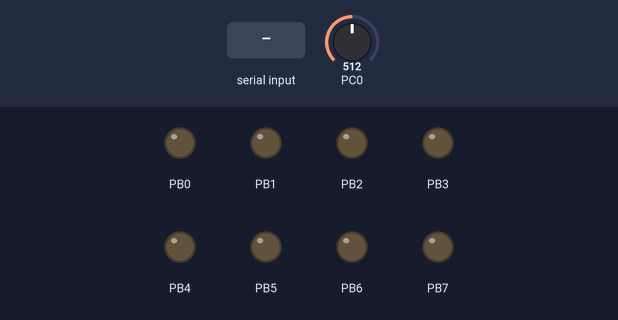
A program run on a simulated ATmega328P, built with avr-gcc and emulated at 16 MHz (the files do not name the chip). On the bench: output pins drawn as LEDs (lit = HIGH). The inputs (shaded band) are chosen by the test bench; at power-on: PC0 = 512. What the program prints to the serial monitor is not drawn.

Above: at 1.2 s.
1.3 s: "1" received over Serial
At 2.3 s:
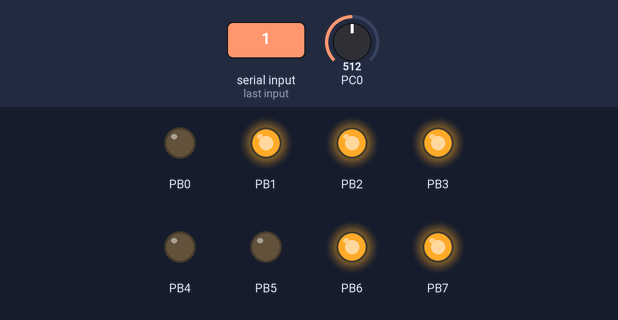
2.8 s: PC0 set to 306
At 3.3 s:
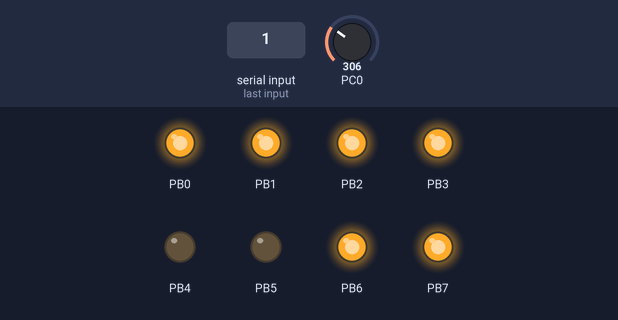
4.3 s: PC0 set to 511
At 5.2 s:
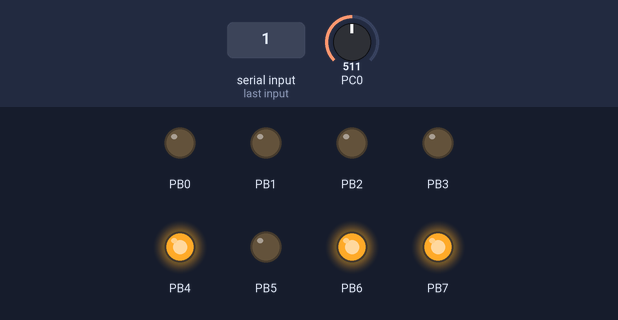
Timing chart, 0 to 7.3 s (numbered marks = the images above; inputs shaded):
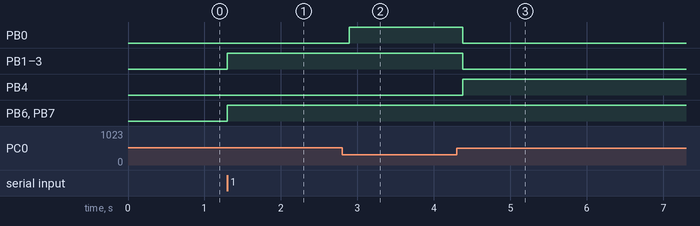

The program:

main.cpp
```cpp
#include <avr/io.h>
#include <avr/interrupt.h>

#define FOSC 16000000
#define BAUD 9600
#define UBRR_Value FOSC/16/BAUD-1

void USART_Init( uint16_t ubrr)
{
  UBRR0H = (uint8_t)(ubrr >>8);
  UBRR0L = (uint8_t)ubrr;
  UCSR0B = (1<<RXEN0)|(1<<TXEN0)|(1<<RXCIE0);
  UCSR0C = (1<<USBS0)|(3<<UCSZ00);
}

void USART_Transmit( unsigned char data )
{
  while(!(UCSR0A & (1 <<UDRE0)));
  UDR0 = data;

}

unsigned char USART_Receive(void)
{
  while(!(UCSR0A & (1<<RXC0)));
  return UDR0;
}

void USART_Flush( void )
{
uint8_t dummy;
while ( UCSR0A & (1<<RXC0) ) dummy = UDR0;
}

void Init_ADC(void)
{
  DDRC &= (1<<PC0);   //pin A0
  ADCSRA |= (1<<ADEN);
  ADCSRA |= (1<<ADPS0)|(1<<ADPS1);  //clock_ADC = 16Mhz/8 = 2Mhz
  ADMUX  |= (1<<REFS1);
  ADMUX  |= 0x00;
  ADMUX  |= (1<<ADLAR);
  DIDR0 |= (1<<ADC0D);
}

volatile unsigned char data;
uint16_t temperatur;
uint8_t y;


int main(void)
{


  USART_Init(UBRR_Value);
  USART_Flush();
  Init_ADC();
  DDRB= 0xFF;

  sei();


  while(1)
  {
    ADCSRA |= (1<<ADSC);
    while(ADCSRA &(1<<ADSC));
    y=ADC;
    y=y>>6;
    temperatur = ((y-102)*100)/204;
    PORTD = temperatur;
  }
}
ISR(USART_RX_vect)
{
  USART_Transmit(data= temperatur);
  PORTB = data;
}
```

Measured:
- after the input at 1.3 s, PB1–3, PB6, PB7: LOW → HIGH at once
- after the input at 2.8 s, PB0: LOW → HIGH after 0.09 s
- after the input at 4.3 s, PB0–3: HIGH → LOW after 0.08 s; PB4: LOW → HIGH after 0.08 s
